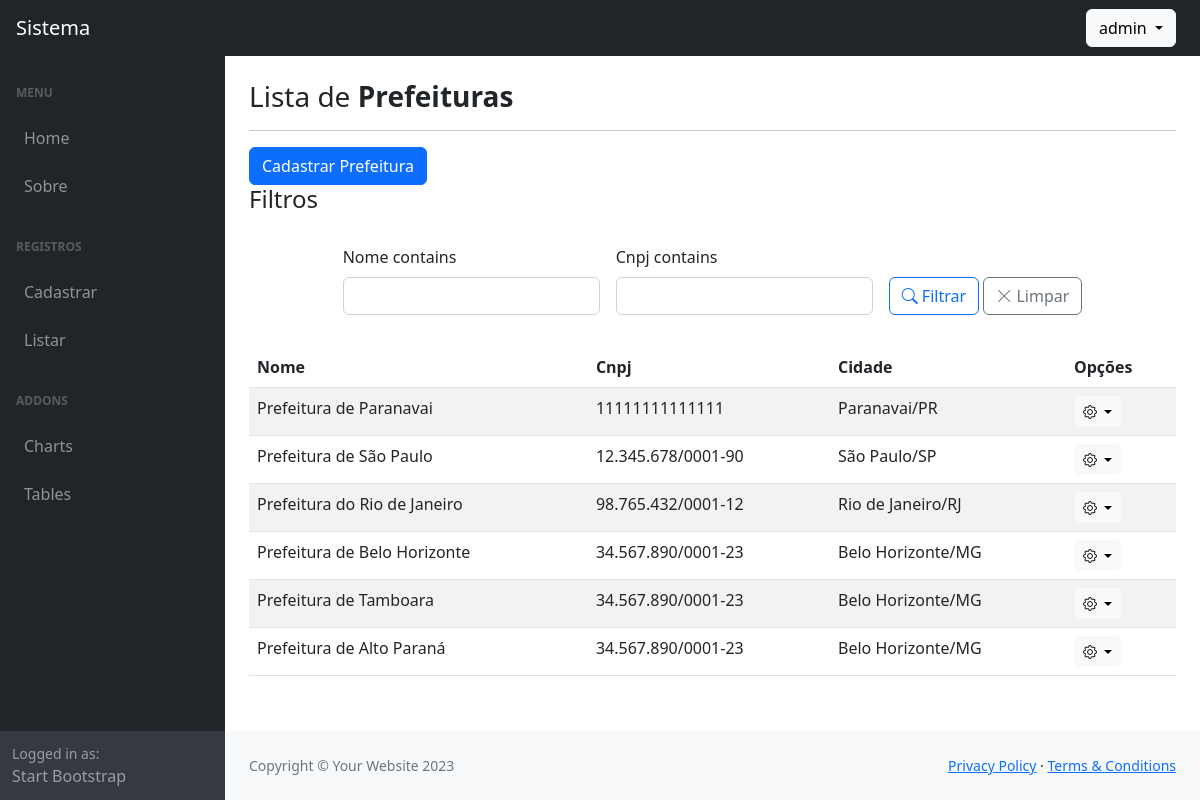
Page /listar/prefeituras/ (signed in) on the committed database.
### usuarios/models.py (models this page shows)
class CustomUser(AbstractUser):
    bio = models.TextField(blank=True)
    birth_date = models.DateField(null=True, blank=True)
    def __str__(self):
        return self.username

### cadastros/models.py (models this page shows, shortened)
class Prefeitura(models.Model):
    nome = models.CharField(max_length=150)
    cidade = models.ForeignKey(Cidade, on_delete=models.PROTECT)
    cnpj = models.CharField(max_length=15)
    cadastrado_em = models.DateTimeField(auto_now_add=True)
    atualizado_em = models.DateTimeField(auto_now=True)
    user = models.ForeignKey(settings.AUTH_USER_MODEL, on_delete=models.CASCADE)

class Cidade(models.Model):
    name = models.CharField(max_length=100)
    estado = models.CharField(max_length=2)
    user = models.ForeignKey(settings.AUTH_USER_MODEL, on_delete=models.CASCADE)
    def __str__(self):
        return f"{self.name}/{self.estado}"
    class Meta:
        ordering = ["name", "estado"]

### cadastros/views.py (the view)
# urls.py: path('listar/prefeituras/', PrefeituraList.as_view(),
class PrefeituraList(GroupRequiredMixin, LoginRequiredMixin, FilterView):
    model = Prefeitura
    template_name = 'cadastros/list/prefeitura.html'
    group_required = ["Administrador", "Editor"]
    paginate_by = 50
    filterset_class = PrefeituraFilter
    def get_queryset(self):
        if self.request.user.groups.filter(name="Administrador").exists():
            return super().get_queryset().select_related("cidade")
        return super().get_queryset().filter(user=self.request.user).select_related("cidade")

### cadastros/templates/cadastros/list/prefeitura.html (shortened to what this page needs)
{% extends "paginas/modelo.html" %}
{% block conteudo %}
<h3>
    Lista de <b>Prefeituras</b>
</h3>
<hr>
<a href="{% url 'cadastrar-prefeitura' %}" class="btn btn-primary">
    Cadastrar Prefeitura
</a>
    {% load crispy_forms_tags %}
    {% include 'cadastros/list/filters_form.html' %}
<table id="table-lista" class="table table-striped">
    <thead>
        <th>Nome</th>
        <th>Cnpj</th>
        <th>Cidade</th>
        <th>Opções</th>
    </thead>
   <tbody>
    {% for object in object_list %}
    <tr>
        <td>{{object.nome}}</td>
        <td>{{object.cnpj}}</td>
        <td>{{object.cidade}}</td>
        <td>
            <div class="dropdown">
                <button class="btn btn-light btn-sm dropdown-toggle" type="button" data-bs-toggle="dropdown" aria-expanded="false">
                    <i class="bi bi-gear"></i>
                </button>
            </div>
        </td>
    {% empty %}
        <tr>
            <td colspan="3">Nenhum registro encontrado.</td>
        </tr>
    {% endfor %}
   </tbody>
</table>
{% endblock %}
{% block scripts %}
<link href="https://cdn.datatables.net/v/bs5/dt-2.1.8/datatables.min.css" rel="stylesheet">
{% endblock scripts %}

### paginas/templates/paginas/modelo.html (shortened to what this page needs)
{% load static %}
<!DOCTYPE html>
<html lang="pt-br">
<head>
    <link href="https://cdn.jsdelivr.net/npm/simple-datatables@7.1.2/dist/style.min.css" rel="stylesheet" />
    <link href="{% static 'css/styles.css' %}" rel="stylesheet" />
    <link rel="stylesheet" href="https://cdn.jsdelivr.net/npm/bootstrap-icons@1.11.3/font/bootstrap-icons.min.css">
</head>
<body class="sb-nav-fixed">
    {% block menu_superior %}
    <nav class="sb-topnav navbar navbar-expand navbar-dark bg-dark">
        <a class="navbar-brand ps-3" href="{% url 'index' %}">Sistema</a>
        <button class="btn btn-link btn-sm order-1 order-lg-0 me-4 me-lg-0" id="sidebarToggle" href="#!"></button>
        {% if request.user.is_authenticated %}
        <ul class="navbar-nav ms-auto me-md-0 me-3 me-lg-4">
            <li class="nav-item dropdown">
                <a class="btn btn-light dropdown-toggle" id="navbarDropdown" href="#" role="button"
                    data-bs-toggle="dropdown" aria-expanded="false">
                    {{ request.user }}
                </a>
            </li>
        </ul>
        {% else %}
        <a href="{% url 'login' %}" class="btn btn-light ms-auto me-3">
            Entrar
        </a>
        {% endif %}
    </nav>
    {% endblock %}
    <div id="layoutSidenav">
        {% block menu_lateral %}
        <div id="layoutSidenav_nav">
            <nav class="sb-sidenav accordion sb-sidenav-dark" id="sidenavAccordion">
                <div class="sb-sidenav-menu">
                    <div class="nav">
                        <div class="sb-sidenav-menu-heading">Menu</div>
                        <a class="nav-link" href="{% url 'index' %}">
                            Home
                        </a>
                        <a class="nav-link" href="{% url 'sobre' %}">
                            Sobre
                        </a>
                        {% if request.user.is_authenticated %}
                        <div class="sb-sidenav-menu-heading">Registros</div>
                        <a class="nav-link collapsed" href="#" data-bs-toggle="collapse"
                            data-bs-target="#collapseCadastrar" aria-expanded="false" aria-controls="collapseLayouts">
                            Cadastrar
                        </a>
                        <a class="nav-link collapsed" href="#" data-bs-toggle="collapse"
                            data-bs-target="#collapseListar" aria-expanded="false" aria-controls="collapseLayouts">
                            Listar
                        </a>
                        {% endif %}
                        <div class="sb-sidenav-menu-heading">Addons</div>
                        <a class="nav-link" href="charts.html">
                            Charts
                        </a>
                        <a class="nav-link" href="tables.html">
                            Tables
                        </a>
                    </div>
                </div>
                <div class="sb-sidenav-footer">
                    <div class="small">Logged in as:</div>
                    Start Bootstrap
                </div>
            </nav>
        </div>
        {% endblock %}
        <div id="layoutSidenav_content">
            <main>
                <div class="container-fluid px-4">
                    <br>
                    {% block conteudo %}{% endblock %}
                </div>
            </main>
            {% block rodape %}
            <footer class="py-4 bg-light mt-auto">
                <div class="container-fluid px-4">
                    <div class="d-flex align-items-center justify-content-between small">
                        <div class="text-muted">Copyright &copy; Your Website 2023</div>
                        <div>
                            <a href="#">Privacy Policy</a>
                            &middot;
                            <a href="#">Terms &amp; Conditions</a>
                        </div>
                    </div>
                </div>
            </footer>
            {% endblock %}
        </div>
    </div>
    {% block scripts %}
    {% endblock %}
</body>
</html>

### cadastros/templates/cadastros/list/filters_form.html (style rules this page uses)
form.row div[id*="div_id"] { flex: 0 0 auto; width: auto; }

### rows in the picture
CustomUser: user "admin"
Prefeitura: nome "Prefeitura de Paranavai", cnpj "11111111111111", cidade "Paranavai/PR"
Prefeitura: nome "Prefeitura de São Paulo", cnpj "12.345.678/0001-90", cidade "São Paulo/SP"
Prefeitura: nome "Prefeitura do Rio de Janeiro", cnpj "98.765.432/0001-12", cidade "Rio de Janeiro/RJ"
Prefeitura: nome "Prefeitura de Belo Horizonte", cnpj "34.567.890/0001-23", cidade "Belo Horizonte/MG"
Prefeitura: nome "Prefeitura de Tamboara", cnpj "34.567.890/0001-23", cidade "Belo Horizonte/MG"
Prefeitura: nome "Prefeitura de Alto Paraná", cnpj "34.567.890/0001-23", cidade "Belo Horizonte/MG"
